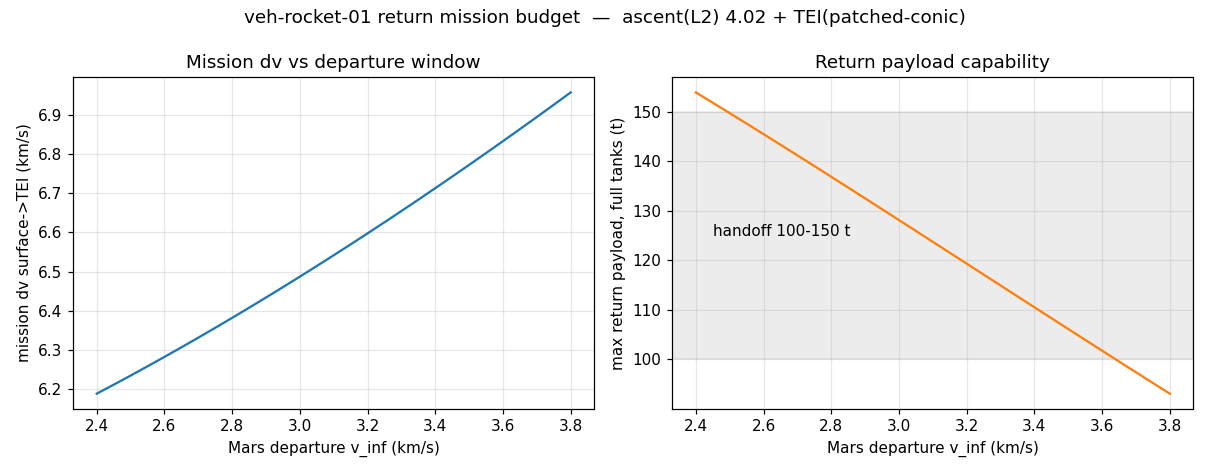

Here is the Python script that generated this plot:
#!/usr/bin/env python3
# -*- coding: utf-8 -*-
"""
任务 Δv 账本 —— veh-rocket-01 火表 → 低火轨 → 地球转移(TEI)
============================================================
把 L2 上升段结果接上地球返回注入,给出完整返回任务 Δv 预算与返回载荷能力。
方法:上升段用 sim_ascent 的 L2 结果(4.02 km/s,含引力/阻力损失);
      LMO→TEI 用 patched-conic 解析(脉冲 + Oberth);Tsiolkovsky 反解返回载荷。
标注:TEI 段为解析轨道力学(非时间积分),与 L2 上升结果拼接;非高保真轨迹。
"""
import numpy as np

MU   = 4.282837e13
R    = 3.3895e6
PARK = 200e3                 # 低火轨(停泊轨)高度
ISP  = 375.0
G0E  = 9.80665
M_DRY   = 120_000.0
M_PROP_FULL = 1_200_000.0    # 满箱

DV_ASCENT_L2 = 4020.0        # sim_ascent_veh_rocket_01.py 的 L2 结果(m/s)
RESERVE = 0.03               # 中途修正/弥散储备

def v_circ(alt): return np.sqrt(MU/(R+alt))
def v_esc(alt):  return np.sqrt(2*MU/(R+alt))

def tei_dv(v_inf, alt=PARK):
    """从停泊圆轨注入到双曲逃逸(地球转移),Oberth 高效单脉冲。"""
    vp = np.sqrt(v_esc(alt)**2 + v_inf**2)      # 近火点所需速度
    return vp - v_circ(alt)

def max_payload(dv_req):
    """满箱下满足任务 Δv 的最大返回载荷(Tsiolkovsky 反解)。"""
    ve = ISP*G0E
    ratio = np.exp(dv_req/ve)                    # m0/mf
    # m0 = M_DRY + P + PROP_FULL, mf = M_DRY + P
    # ratio = (M_DRY+P+PROP)/(M_DRY+P) → 解 P
    P = M_PROP_FULL/(ratio-1) - M_DRY
    return P

if __name__ == "__main__":
    print("=== 停泊轨(低火轨 200 km) ===")
    print(f"  v_circ = {v_circ(PARK):.0f} m/s, v_esc = {v_esc(PARK):.0f} m/s")

    print("\n=== 地球返回窗口(火星出发 v_inf)对应 TEI Δv ===")
    print("  v_inf(km/s)  TEI Δv(m/s)  任务总Δv(km/s)  满箱返回载荷(t)")
    windows = [(2.6,"低能窗口"),(2.9,"标称窗口"),(3.2,"较快转移"),(3.5,"快速转移")]
    for vinf, tag in windows:
        tei = tei_dv(vinf*1000)
        dv_mission = (DV_ASCENT_L2 + tei)*(1+RESERVE)
        P = max_payload(dv_mission)
        print(f"  {vinf:6.1f} ({tag})  {tei:8.0f}   {dv_mission/1000:11.2f}   {P/1000:10.0f}")

    print("\n=== 标称窗口(v_inf=2.9 km/s)任务 Δv 账本 ===")
    tei = tei_dv(2900)
    dv_core = DV_ASCENT_L2 + tei
    dv_mission = dv_core*(1+RESERVE)
    print(f"  ① 火表→低火轨(L2 上升,含损失)  {DV_ASCENT_L2:6.0f} m/s")
    print(f"  ② 低火轨→地球转移(TEI,Oberth)   {tei:6.0f} m/s")
    print(f"  ③ 储备({RESERVE*100:.0f}% 中途修正/弥散)     {dv_core*RESERVE:6.0f} m/s")
    print(f"  ──────────────────────────────")
    print(f"  任务总 Δv(火表→地球转移)         {dv_mission:6.0f} m/s = {dv_mission/1000:.2f} km/s")
    P = max_payload(dv_mission)
    prop_need = (M_DRY+P)*(np.exp(dv_mission/(ISP*G0E))-1)
    print(f"  满箱 {M_PROP_FULL/1000:.0f}t + 干重 {M_DRY/1000:.0f}t → 最大返回载荷 {P/1000:.0f} t")
    print(f"  (校验:返回载荷 {P/1000:.0f}t 时耗推进剂 {prop_need/1000:.0f}t ≈ 满箱 {M_PROP_FULL/1000:.0f}t)")
    print(f"\n=== 对照 §9【A】 ===")
    print(f"  §9【A】(直接估算):满箱带 ~100t 返回载荷 Δv=6.9 km/s 闭合 TEI")
    print(f"  本账本(经停泊轨,Oberth):任务 Δv {dv_mission/1000:.2f} km/s,满箱带 {P/1000:.0f}t")
    print(f"  → 经停泊轨的 Oberth 效率使实际任务 Δv 低于直接估算,返回能力 {P/1000:.0f}t(与交接文档 100~150t 一致)")

    # ---- 出图:返回载荷 vs 出发窗口 ----
    try:
        import matplotlib; matplotlib.use("Agg")
        import matplotlib.pyplot as plt
        vinf = np.linspace(2.4, 3.8, 60)*1000
        fig, ax = plt.subplots(1, 2, figsize=(11, 4.3))
        dvm = np.array([(DV_ASCENT_L2+tei_dv(v))*(1+RESERVE) for v in vinf])
        ax[0].plot(vinf/1000, dvm/1000, 'C0')
        ax[0].set_xlabel('Mars departure v_inf (km/s)'); ax[0].set_ylabel('mission dv surface->TEI (km/s)')
        ax[0].set_title('Mission dv vs departure window'); ax[0].grid(alpha=.3)
        Ps = np.array([max_payload(d) for d in dvm])/1000
        ax[1].plot(vinf/1000, Ps, 'C1'); ax[1].axhspan(100,150,color='gray',alpha=.15)
        ax[1].annotate('handoff 100-150 t',(2.45,125))
        ax[1].set_xlabel('Mars departure v_inf (km/s)'); ax[1].set_ylabel('max return payload, full tanks (t)')
        ax[1].set_title('Return payload capability'); ax[1].grid(alpha=.3)
        fig.suptitle(f'veh-rocket-01 return mission budget  —  ascent(L2) {DV_ASCENT_L2/1000:.2f} + TEI(patched-conic)')
        fig.tight_layout(); out="scripts/sim_mission_veh_rocket_01.png"; fig.savefig(out, dpi=110)
        print(f"\n图已存:{out}")
    except Exception as ex:
        print(f"\n[出图跳过] {ex}")
